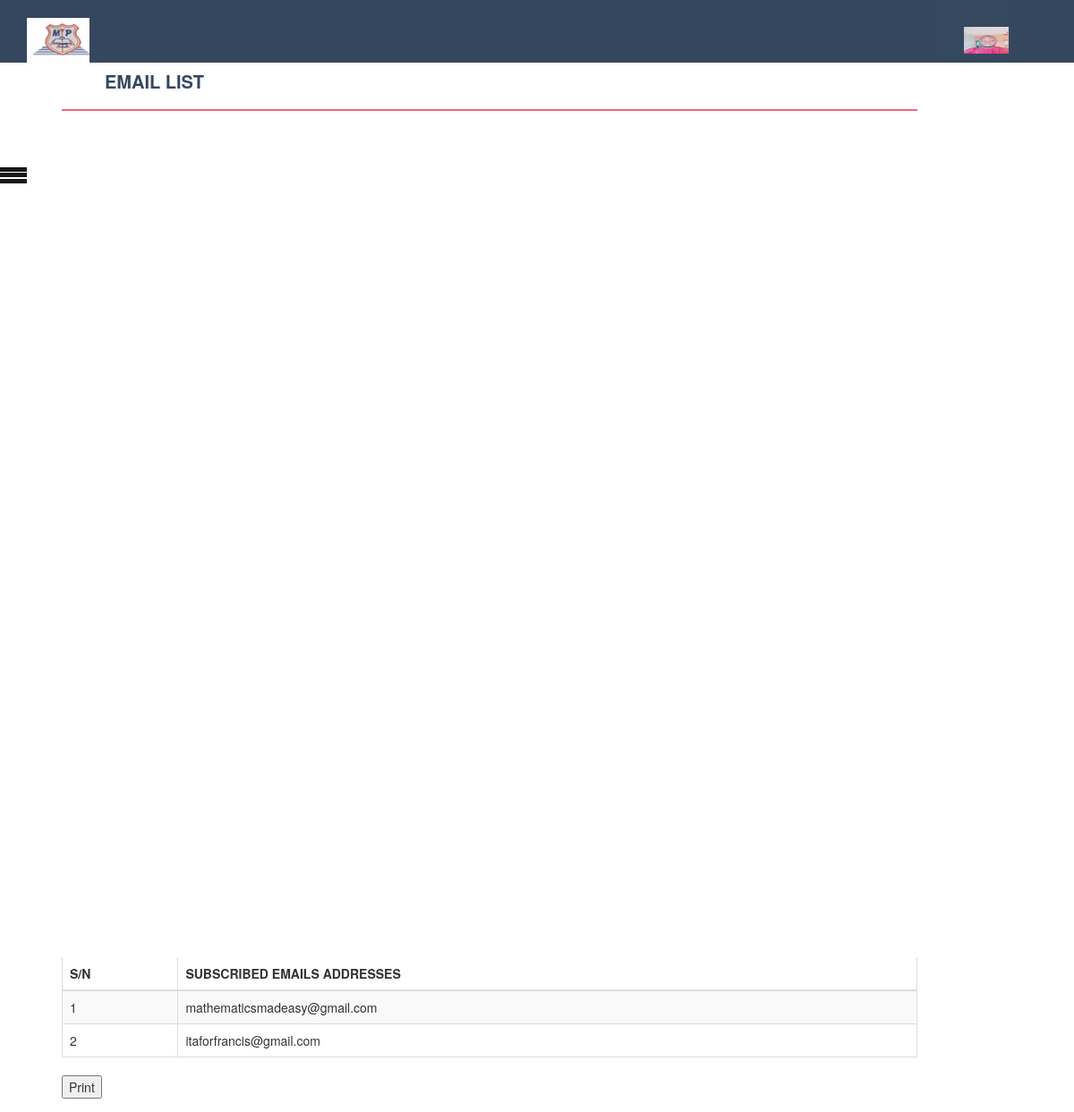
Screenshot of /admin/emaillist.php (signed in) with the database file from the repository.
### tables this page shows
CREATE TABLE `headersetting` (
  `id` int(11) NOT NULL,
  `schname` varchar(255) NOT NULL,
  `schaddress` varchar(255) NOT NULL,
  `phone` varchar(255) NOT NULL,
  `email` varchar(255) NOT NULL,
  `website` varchar(255) NOT NULL,
  `logo` varchar(255) NOT NULL
);

CREATE TABLE `emaillist` (
  `id` int(11) NOT NULL,
  `email` varchar(255) NOT NULL
);

### admin/emaillist.php (the view, shortened to what this page needs)
<?php include("includes/bkheader.php"); ?>
<?php include("includes/functions.php"); ?>
<?php include("includes/adminHead.php"); ?>
 <?php include("includes/adminMenu.php"); ?>
                                 <h4 class="page-head-line">EMAIL LIST</h4>
  <?php
   $result=mysqli_query($connection,"select * FROM  emaillist");
    if(!$result){
     $failure = "Email List is currently empty";
    }else{ echo '       <div class="table-responsive">
      <table id="editable_table" class="table table-bordered table-striped">
                                    <thead>
                                        <tr>
                                            <th>S/N</th>
                                              <th>SUBSCRIBED EMAILS ADDRESSES</th>
                                        </tr>
                                    </thead>
                                    <tbody>  ';
   ?>
 <?php
$sn=0;
while($row=mysqli_fetch_array($result))
{
$sn =$sn + 1;
?>
                                        <tr>
                                            <td><?php echo $sn;?></td>
                                              <td><?php echo htmlentities($row['email']);?></td>
                          </tr>
<?php
}
}
 ?>
   </tbody>
  </table>
         <div class="row">
     <div class="col-md-6">
       <div class="form-group">
        <input type="button" value="Print" onclick="javascript:printDiv('print')" />
      </div>
   </div>
 </div>
 </div>
                </div>
        </div>
</div>
 <?php require("includes/footer.php"); ?>

### admin/includes/adminHead.php (shortened to what this page needs)
<div class="userheader">
<a href="index.php"><?php
    $select_profile="SELECT * FROM headersetting";
    $headerdisplay=mysqli_query($connection,$select_profile);
    while($data=mysqli_fetch_array($headerdisplay)){
    $logo=$data['logo'];
   echo "<img src='$logo' alt=\"My profile picture\" width='70px' height='70px'>";
 }
?> </a>
 <div class="dropdown">
  <button class="dropbtn">
  <?php
    $username=$_SESSION['username'];
    $select_profile="SELECT * FROM admin WHERE username='$username'";
    $result=mysqli_query($connection,$select_profile);
    while($data=mysqli_fetch_array($result)){
    $picture=$data['picture'];
    echo "<br/>";
  echo "<img src='$picture' alt=\"My profile picture\" width='70' height='70' >";
 }
?>
  </button>
</div>
</div>

### admin/includes/bkheader.php (style rules this page uses)
* { box-sizing: border-box; }
html, body { padding: 0px; margin: 0px; height: 100%; }
.page-head-line { font-weight: 900; padding-bottom: 20px; border-bottom: 2px solid #F0677C; text-transform: uppercase; color: #35475e; font-size: 20px; margin-bottom: 40px; }
.userheader { background-color: #35475e; height: 100px; width: 100%; position: relative; bottom: 0; z-index: 10; }
.userheader .dropbtn { background-color: #34495e; color: white; padding: 3px; font-size: 16px; border: none; }
.userheader .dropdown { position: relative; display: inline-block; float: right; padding-top: -23px; margin-right: 70px; }
.userheader img { float: left; margin-left: 50px; padding-top: 30px; }
.userheader .dropdown img { position: relative; padding-top : -5px; }
.userheader { background-color: #35475e; height: 70px; width: 100%; position: relative; bottom: 0; }
.userheader .dropbtn { color: white; padding: 3px; font-size: 12px; border: none; }
.userheader .dropdown { position: relative; display: inline-block; float: right; margin-top: -10px; }
.userheader img { float: left; margin-left: 30px; padding-top: 20px; }
.userheader .dropdown img { width: 50px; height: 50px; position: relative; padding-top : -5px; }

### rows the page displays
headersetting: logo (picture)
emaillist: email "mathematicsmadeasy@gmail.com"
emaillist: email "itaforfrancis@gmail.com"
